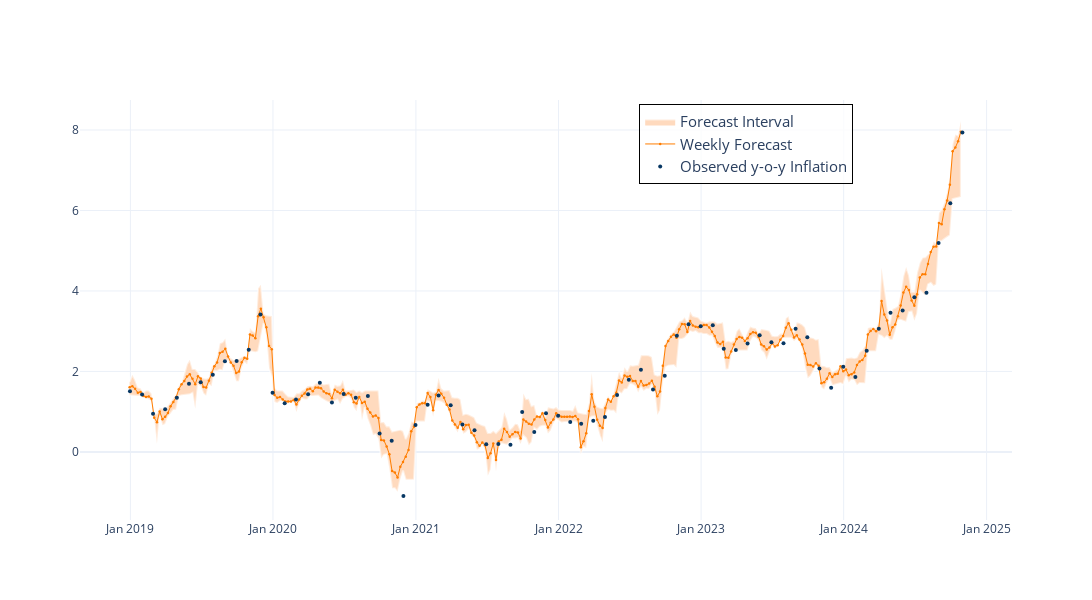

Notebook code cell kept with this figure:
### Markdown cell above
#### Weekly Forecast

### Code cell
fig1 = go.Figure()
# Add the forecast interval fill
fig1.add_trace(go.Scatter(
    x=weekly_forecast.index.tolist() + weekly_forecast.index[::-1].tolist(),
    y=weekly_forecast["min"].tolist() + weekly_forecast["max"][::-1].tolist(),
    fill='toself',
    fillcolor='#ffdabe',
    line=dict(color='rgba(255,255,255,0.5)'),
    hoverinfo="skip",
    showlegend=True,
    name="Forecast Interval"
))
# Add the high-frequency forecast line
fig1.add_trace(go.Scatter(
    x=weekly_forecast.index, 
    y=weekly_forecast["w_avg_best"], 
    mode='lines+markers', 
    name="Weekly Forecast", 
    line=dict(color='#ff7d00', width=1.0),
    marker=dict(size=2.5)
))
# Add the y-o-y inflation line
fig1.add_trace(go.Scatter(
    x=df.loc['2018-12-30':, ].index, 
    y=df.loc['2018-12-30':, "ipc_all"], 
    mode='markers', 
    name="Observed y-o-y Inflation", 
    line=dict(color='#073763', width=0.8),
    marker=dict(size=4)
))
# Update layout for better visualization
fig1.update_layout(
    #title='High-frequency Inflation Forecast and y-o-y Inflation',
    #xaxis_title='Date',
    #yaxis_title='%',
    #legend_title='Legend',
    template='plotly_white',
    width=1200, 
    height=600,
    legend=dict(
        x=0.6,
        y=0.99,
        bgcolor='rgba(255, 255, 255, 0.8)',
        font=dict(size=15),
        bordercolor='black',
        borderwidth=1
    )
)
# Update x-axis to show dates in the desired format
fig1.update_xaxes(tickformat='%b %Y')
# Show the plot
fig1.show()

# Save the plot as an image
fig1.write_image('./Images/F2_Weekly_Forecast.png', format='png', scale=3)

### Figure 1 — Plotly figure (JSON) as saved in the notebook; plotly's stock layout.template omitted (floating-point values rounded to 4 significant figures; data arrays with more than 128 entries replaced by an {"elided": "..."} marker saying what was removed)
{"data": [{"fill": "toself", "fillcolor": "#ffdabe", "hoverinfo": "skip", "line": {"color": "rgba(255,255,255,0.5)"}, "name": "Forecast Interval", "showlegend": true, "type": "scatter", "x": {"elided": "610 str values"}, "y": {"elided": "610 float values"}}, {"line": {"color": "#ff7d00", "width": 1}, "marker": {"size": 2.5}, "mode": "lines+markers", "name": "Weekly Forecast", "type": "scatter", "x": {"elided": "305 str values"}, "y": {"elided": "305 float values"}}, {"line": {"color": "#073763", "width": 0.8}, "marker": {"size": 4}, "mode": "markers", "name": "Observed y-o-y Inflation", "type": "scatter", "x": ["2018-12-31", "2019-01-31", "2019-02-28", "2019-03-31", "2019-04-30", "2019-05-31", "2019-06-30", "2019-07-31", "2019-08-31", "2019-09-30", "2019-10-31", "2019-11-30", "2019-12-31", "2020-01-31", "2020-02-29", "2020-03-31", "2020-04-30", "2020-05-31", "2020-06-30", "2020-07-31", "2020-08-31", "2020-09-30", "2020-10-31", "2020-11-30", "2020-12-31", "2021-01-31", "2021-02-28", "2021-03-31", "2021-04-30", "2021-05-31", "2021-06-30", "2021-07-31", "2021-08-31", "2021-09-30", "2021-10-31", "2021-11-30", "2021-12-31", "2022-01-31", "2022-02-28", "2022-03-31", "2022-04-30", "2022-05-31", "2022-06-30", "2022-07-31", "2022-08-31", "2022-09-30", "2022-10-31", "2022-11-30", "2022-12-31", "2023-01-31", "2023-02-28", "2023-03-31", "2023-04-30", "2023-05-31", "2023-06-30", "2023-07-31", "2023-08-31", "2023-09-30", "2023-10-31", "2023-11-30", "2023-12-31", "2024-01-31", "2024-02-29", "2024-03-31", "2024-04-30", "2024-05-31", "2024-06-30", "2024-07-31", "2024-08-31", "2024-09-30", "2024-10-31"], "y": [1.507, 1.428, 0.9509, 1.063, 1.349, 1.691, 1.73, 1.918, 2.253, 2.258, 2.538, 3.412, 1.469, 1.21, 1.301, 1.435, 1.715, 1.229, 1.437, 1.346, 1.388, 0.4567, 0.2757, -1.096, 0.6705, 1.172, 1.399, 1.162, 0.6778, 0.5365, 0.1871, 0.199, 0.1771, 0.9905, 0.4926, 0.9587, 0.901, 0.7404, 0.7015, 0.774, 0.8664, 1.414, 1.792, 2.039, 1.548, 1.894, 2.887, 3.171, 3.123, 3.145, 2.565, 2.535, 2.695, 2.897, 2.725, 2.701, 3.058, 2.848, 2.075, 1.594, 2.118, 1.863, 2.517, 3.063, 3.46, 3.517, 3.844, 3.954, 5.193, 6.182, 7.939]}], "layout": {"height": 600, "legend": {"bgcolor": "rgba(255, 255, 255, 0.8)", "bordercolor": "black", "borderwidth": 1, "font": {"size": 15}, "x": 0.6, "y": 0.99}, "width": 1200, "xaxis": {"tickformat": "%b %Y"}}}
